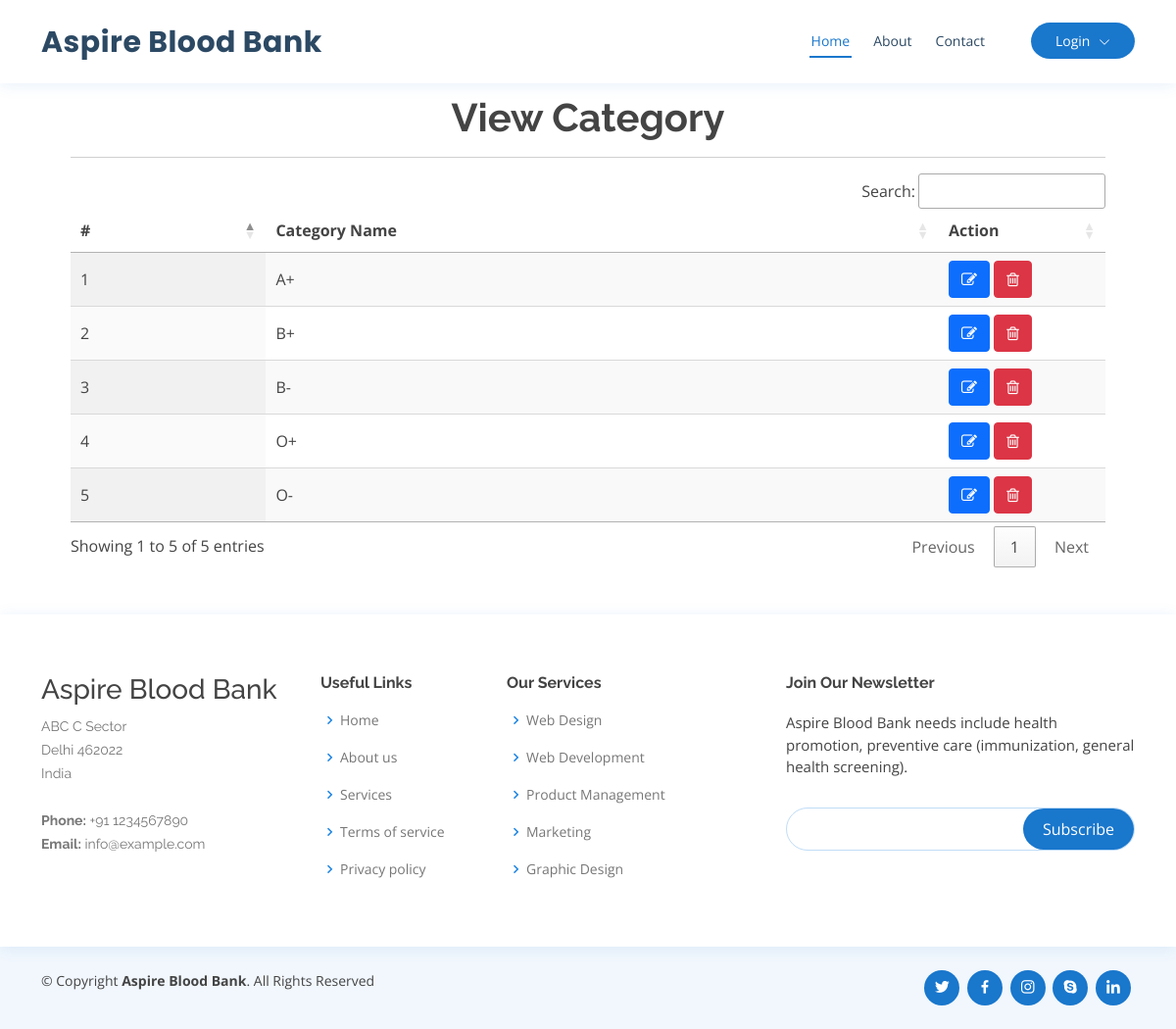
Page /view_category on the committed database.
### blood_app/models.py (models this page shows, shortened)
class Category(models.Model):
    name = models.CharField(max_length=100, null=True, blank=True)

### blood_app/views.py (the view)
# urls.py: path('view_category', view_category, name='view_category'),
def view_category(request):
    data = Category.objects.all()
    return render(request, 'view_category.html', {'data':data})

### blood_app/templates/view_category.html
{% extends 'index.html' %}
{% load static %}
{% block body %}
<div class="container-fluid" style="width:90%;margin-top:8%">
                    <div class="container-fluid">
                        <h1 align="center" style="font-weight:bold;margin-top:4%">View Category</h1>
                         </div><hr>
                                <table id="example" class="display" style="width:100%">
                                  <thead>
                                    <tr>
                                      <th>#</th>
                                      <th>Category Name</th>
                                      <th>Action</th>
                                  </tr>
                              </thead>
                              <tbody>
                              {% for i in data %}
                                <tr>
                                  <td>{{forloop.counter}}</td>
                                  <td>{{i.name}}</td>
                                  <td style="width:150px">
                                      <a href="{% url 'edit_category' i.id %}" ><button class="btn btn-primary"><i class="fa fa-edit"></i></button></a>
                                      <a href="{% url 'delete_category' i.id %}" ><button class="btn btn-danger" onclick="return confirm('Are you sure?')"><i class="fa fa-trash-o"></i></button></a>
                                  </td>
                                </tr>
                              {% endfor %}
                          </tbody>
                      </table>
                  </div>
{% endblock %}

### blood_app/static/css/style.css (style rules this page uses)
body { font-family: "Open Sans", sans-serif; color: #444444; }
a { color: #1977cc; text-decoration: none; }
h1, h2, h3, h4, h5, h6 { font-family: "Raleway", sans-serif; }

### rows in the picture
Category: name "A+"
Category: name "B+"
Category: name "B-"
Category: name "O+"
Category: name "O-"
